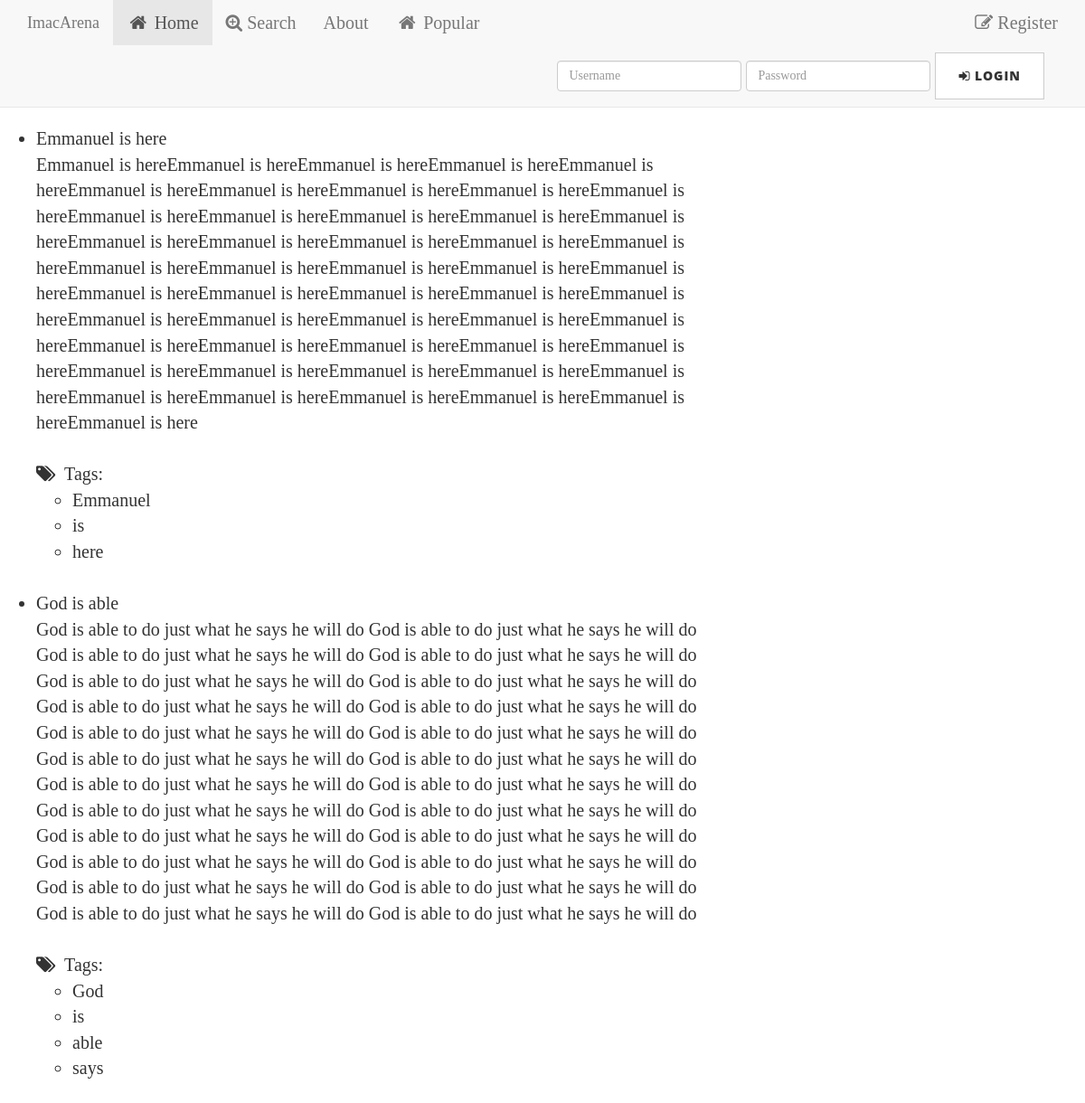
The app's page /user/ugochukwu/, older data.
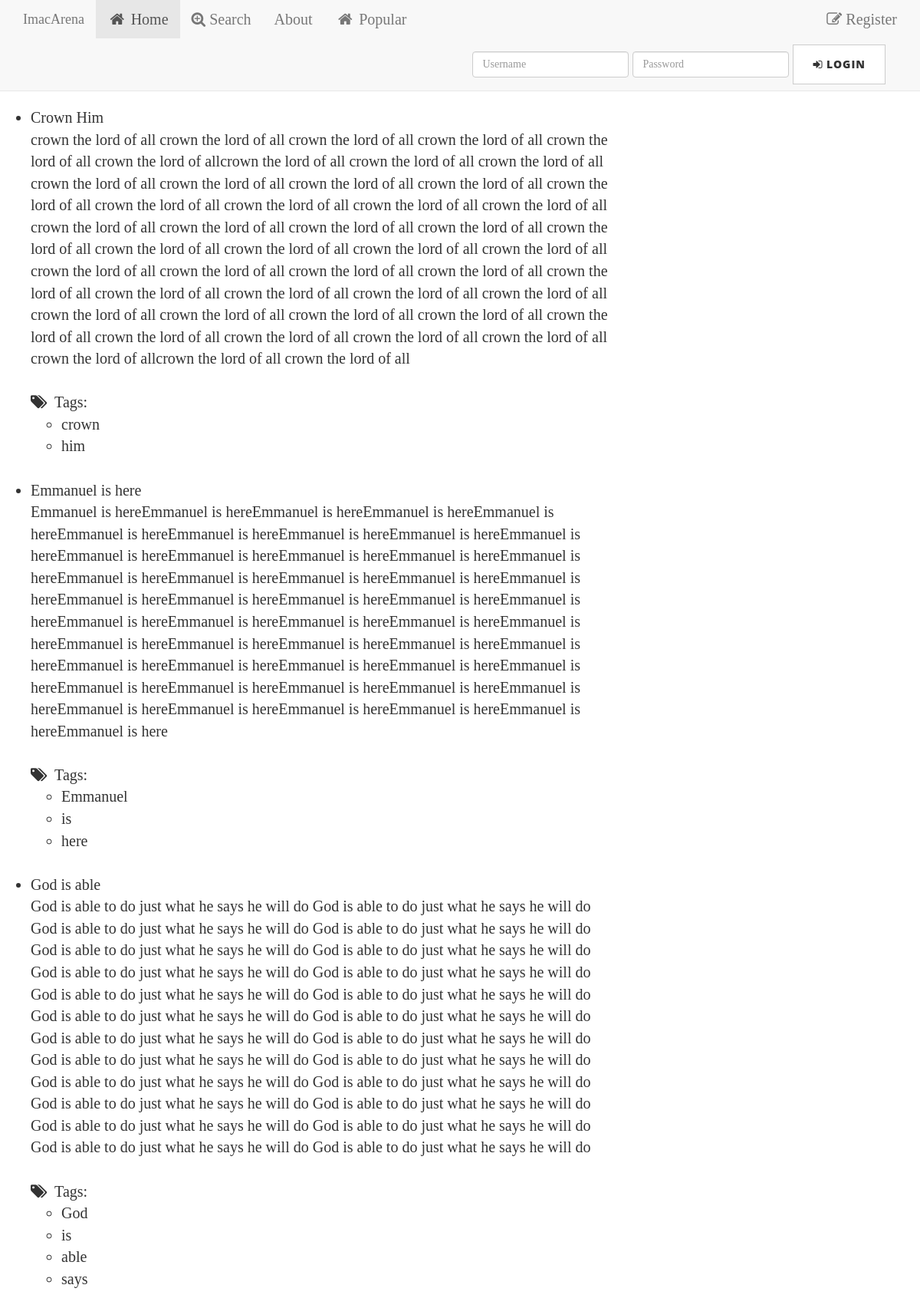
The same page, newer data.
### jplaceapp/models.py (models this page shows, shortened)
class Testimonies(models.Model):
    title = models.CharField(max_length=200)
    image = models.FileField(null=True,blank=True)
    user = models.ForeignKey(User)
    testimonies = models.ForeignKey(MyTestimony)
    likes = models.PositiveIntegerField(default=0)

class MyTestimony(models.Model):
    testimony = models.TextField(unique=True)
    def __str__(self):
        return self.testimony

class Tag(models.Model):
    name = models.CharField(max_length=64, unique=True)
    testimony = models.ManyToManyField(Testimonies)

### jplaceapp/views.py (the view)
# urls.py: url(r'^user/(\w+)/$', 'jplaceapp.views.user_page', name='user_page'),
def user_page(request, username):
    user = get_object_or_404(User, username=username)
    testimony = user.testimonies_set.order_by('-id')
    context = {
        'testimony': testimony,
        'username': username,
        'show_tags': True,
    }
    return render(request, 'user_page.html', context)

### templates/user_page.html (shortened to what this page needs)
{% extends "base.html" %}
{% block content %}
{% include "testimony_list.html" %}
{% endblock %}

### templates/testimony_list.html (shortened to what this page needs)
{% if testimony %}
<ul class="testimony">
    {% for obj in testimony %}
    <li> <a href="{{ obj.testimonies.testimony | escape }}" class="title">{{ obj.title | escape  }}</a><br />
        <div class="row">
            <div class="col-md-8">
                {{ obj.testimonies | escape  }}
            </div>
        </div>
                 <br />
        {% if show_tags %}
            <i class="fa fa-tags" aria-hidden="true"></i>&nbsp; Tags:
            {% if obj.tag_set.all %}
            <ul class="tags">
                {% for tag in obj.tag_set.all %}
                <li><a href="/tag/{{ tag.name | urlencode  }}/">{{ tag.name | escape }}</a></li>
            {% endfor %}
            </ul>
            {% else %}
            None.
            {% endif %}<br />
        {% endif %}
     </li>
    {% endfor %}
    </ul>
{% else %}
    <p>No testimony found.</p>
{% endif %}

Row changes from the older to the newer data that the page shows:
added Testimonies: title "Crown Him", testimonies "crown the lord of all crown the lord of all crown the lord of all crown the lord of all crown the lord of all crown the lord of allcrown the lord of all crown the lord of all crown the lord of all crown the lord of all crown the lord of all crown the lord of all crown the lord of all crown the lord of all crown the lord of all crown the lord of all crown the lord of all crown the lord of all crown the lord of all crown the lord of all crown the lord of all crown the lord of all crown the lord of all crown the lord of all crown the lord of all crown the lord of all crown the lord of all crown the lord of all crown the lord of all crown the lord of all crown the lord of all crown the lord of…"
added Tag: name "crown", shown under "Crown Him"
added Tag: name "him", shown under "Crown Him"
